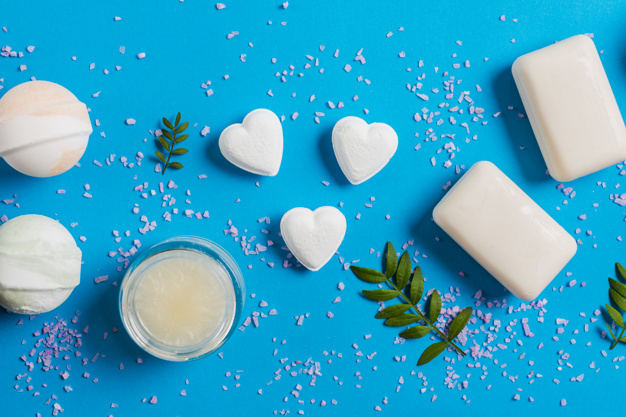
#> input picture Image Processing in Python/images/chapter2/soaps_image.jpg, 626 x 417 px
$ jupyter execute --allow-errors 'Filters, Contrast, Transformation and Morphology.ipynb'   (older library calls are emulated)
#> lines starting #> are read from the running program, lines starting #| are printed output that depends on the picture; after the words box and inside, x2 and y2 are one past the last pixel; in counts of white or black regions, pixels touching at a corner belong together
# <center>Filters, Contrast, Transformation and Morphology</center>

# libraries

[cell 1]
from skimage import color, data, filters , measure
from skimage.color import rgb2gray
import matplotlib.pyplot as plt
import warnings
warnings.simplefilter(action='ignore', category=FutureWarning)
import numpy as np

[cell 2]
def show_image(image, title='Image', cmap_type='gray'):
    plt.imshow(image, cmap=cmap_type)
    plt.title(title)
    plt.axis('off')
    plt.show()

[cell 3]
def plot_comparison(original, filtered, title_filtered,title_original='original'):
    fig, (ax1, ax2) = plt.subplots(ncols=2, figsize=(10, 10), sharex=True,
    sharey=True)
    ax1.imshow(original, cmap=plt.cm.gray)
    ax1.set_title(title_original)
    ax1.axis('off')
    ax2.imshow(filtered, cmap=plt.cm.gray)
    ax2.set_title(title_filtered)
    ax2.axis('off')

[cell 4]
def plot_contrast(org_image,eq_image):
    fig, ax = plt.subplots(nrows=2,ncols=2, figsize=(8, 8))
    ax[0,0].imshow(org_image,cmap=plt.cm.gray)
    ax[0,0].set_title('original')
    ax[0,0].axis('off')

    ax[0,1].hist(org_image.ravel(), bins=256)
    ax[0,1].set_title('Histogram of image')


    # Show the resulting image
    ax[1,0].imshow(eq_image,cmap=plt.cm.gray)
    ax[1,0].set_title('after costrast by equalization')
    ax[1,0].axis('off')

    ax[1,1].hist(eq_image.ravel(), bins=256)
    ax[1,1].set_title('Equalization Histogram')

# Filters
## uses of filter
- Enhancing an image
- Emphasize or remove features
- Smoothing
- Sharpening
- Edge detection

## Edge detection

### Sobel filter
detect edges in an image by applying the Sobel filter.

[cell 5]
# Import the filters module and sobel function
from skimage.filters import sobel

# Make the image grayscale
soaps_image=plt.imread('./images/chapter2/soaps_image.jpg')
#> soaps_image is the input picture: shape (417, 626, 3); mean R, G, B 56.5, 165.4, 199.6
soaps_imagegray= color.rgb2gray(soaps_image)

# Apply edge detection filter
edge_sobel = sobel(soaps_imagegray)

# Show original and resulting image to compare
plot_comparison(soaps_image,edge_sobel,"edge_sobel")

## Smoothing
### Guassian filter
Guassian filter is blurring the image and removing the noise.

[cell 6]
# reduce the sharpness of an image of a building

# Import Gaussian filter
from skimage.filters import gaussian

building_image=plt.imread('./images/chapter2/building_image.jpg')
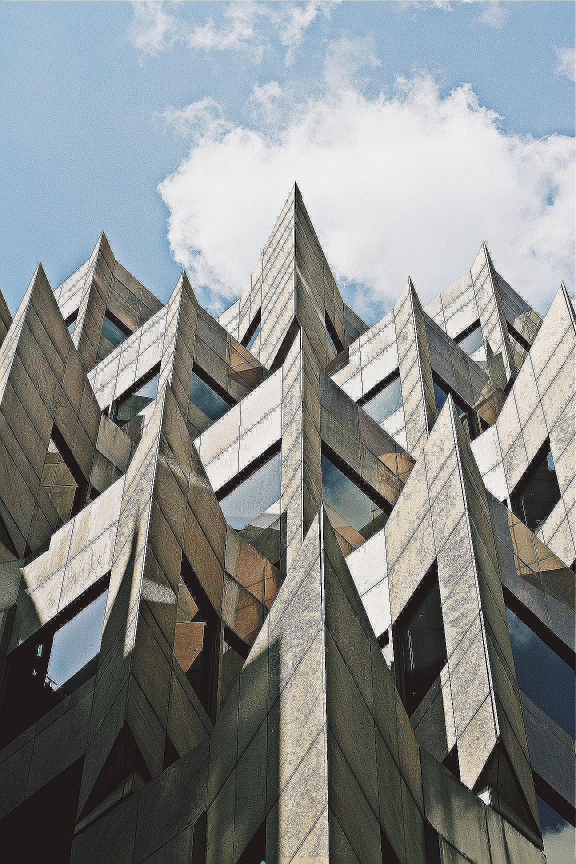
#> input picture Image Processing in Python/images/chapter2/building_image.jpg, 1152 x 1728 px (shown at 1/2 size)
#> building_image is the input picture: shape (1728, 1152, 3); mean R, G, B 136.2, 139.8, 139.3
# Apply filter
gaussian_image = gaussian(building_image,multichannel=True) #multichannel=True if image colored

# Show original and resulting image to compare
plot_comparison(building_image,gaussian_image,"Reduced sharpness Gaussian")

# Transformations
## Rotate

[cell 7]
image_cat=plt.imread('./images/chapter2/image_cat.jpg')
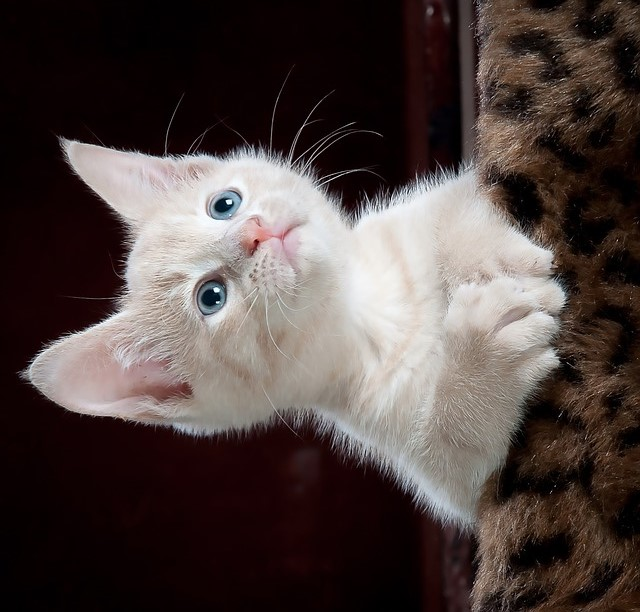
#> input picture Image Processing in Python/images/chapter2/image_cat.jpg, 640 x 612 px
#> image_cat is the input picture: shape (612, 640, 3); mean R, G, B 78.6, 66.9, 64.4

# Import the module and the rotate and rescale functions
from skimage.transform import rotate, rescale

# Rotate the image 90 degrees clockwise
rotated_cat_image = rotate(image_cat, -90)

plot_comparison(image_cat,rotated_cat_image,"rotated_cat_image")

## Rescale

[cell 8]
# Rescale with anti aliasing
rescaled_with_aa = rescale(rotated_cat_image, 1/4, anti_aliasing=True, multichannel=True)

# Rescale without anti aliasing
rescaled_without_aa = rescaled_with_aa = rescale(rotated_cat_image, 1/4, anti_aliasing=False, multichannel=True)

# Show the resulting images
plot_comparison(rescaled_with_aa,rescaled_without_aa,
                "Transformed without anti aliasing","Transformed with anti aliasing")

### Enlarge

[cell 9]
# Import the module and function to enlarge images
from skimage.transform import rescale

# Import the data module
from skimage import data

# Load the image from data
rocket_image = data.rocket()
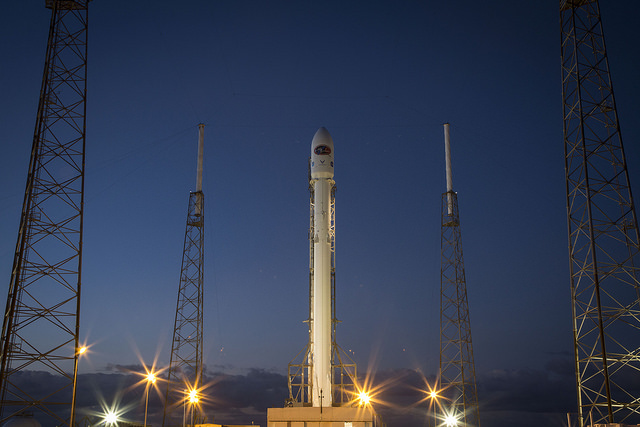
#> input picture skimage.data.rocket(), 640 x 427 px
#> rocket_image is the input picture: shape (427, 640, 3); mean R, G, B 52.3, 61.3, 82.3

# Enlarge the image so it is 3 times bigger
enlarged_rocket_image = rescale(rocket_image,3,  anti_aliasing=True, multichannel=True)

# Show original and resulting image
plot_comparison(rocket_image,enlarged_rocket_image,"3 times enlarged "," ")

## Resize

[cell 10]
dogs_banner=plt.imread('./images/chapter2/dogs_banner.jpg')
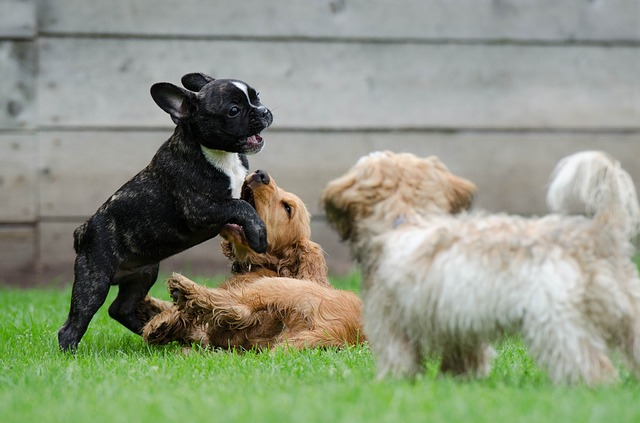
#> input picture Image Processing in Python/images/chapter2/dogs_banner.jpg, 640 x 423 px
#> dogs_banner is the input picture: shape (423, 640, 3); mean R, G, B 140.7, 147.6, 127.1

# Import the module and function
from skimage.transform import resize
# Set proportional height so its half its size
height = int( dogs_banner.shape[0] / 2)
#> height = 211
width = int( dogs_banner.shape[1] / 2)
#> width = 320

# Resize using the calculated proportional height and width
image_resized = resize(dogs_banner,(height, width),
                       anti_aliasing=True)

# Show the original and resized image
show_image(dogs_banner, f'Original,shape={dogs_banner.shape}')
show_image(image_resized, f'Resized image,shape={image_resized.shape}')

# Morphology
## Erosion

[cell 11]
upper_r_image=rgb2gray(plt.imread('./images/chapter2/r5.png'))
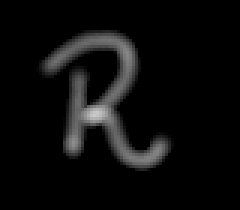
#> input picture Image Processing in Python/images/chapter2/r5.png, 80 x 70 px (shown 3 times larger)
#> upper_r_image: shape (70, 80) float32; min 0, max 0.784, mean 0.0469

# Import the morphology module
from skimage import morphology

# Obtain the eroded shape
eroded_image_shape = morphology.binary_erosion(upper_r_image)
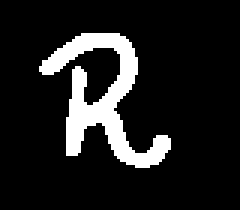
#> eroded_image_shape: shape (70, 80) bool (shown 3 times larger); 12.2% white; 1 white region, box (x1, y1, x2, y2) and area: (13, 11, 57, 56) 682

# See results
plot_comparison(upper_r_image,eroded_image_shape, 'Eroded image')

## Dilation

[cell 12]
world_image=rgb2gray(plt.imread('./images/chapter2/world_image_binary.jpg'))
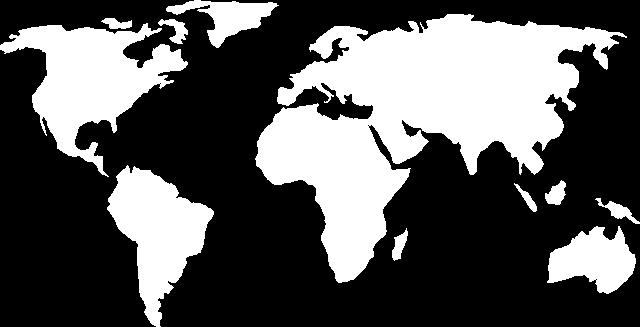
#> input picture Image Processing in Python/images/chapter2/world_image_binary.jpg, 640 x 327 px
#> world_image is the input picture: shape (327, 640); min 0, max 255, mean 87.7
# Import the module
from skimage import morphology

# Obtain the dilated image
dilated_image = morphology.binary_dilation(world_image)
#> dilated_image: shape (327, 640) bool; 44.4% white; 3 white regions, box (x1, y1, x2, y2) and area: (247, 7, 633, 289) 55058, (0, 0, 281, 327) 31351, (543, 191, 640, 297) 6433

# See results
plot_comparison(world_image,dilated_image, 'Dilated image')

----------------------------------------------------------------------------------------------
# Contrast enhancement

- **why Contrast enhancement?**
    - Image enhancement can be extremely useful in multiple areas.
    - Often medical images like this X-ray can have low contrast, making it hard to spot important details. When we improve the contrast,the details become more visible. It's definitely easier to spot things on this one!

- **Contrast**
    - The contrast is the measure of the spread of histogram (the dynamic range).
    - The contrast is the difference between the maximum and minimum pixel intensity in the image.
    - low contrast image has small difference between its dark and light pixel values.
    - usually skewed either to the right (being mostly light)
    - to the left (when is mostly dark)
    - located around the middle (mostly gray).

- **Enhance contrast**
    - We can enhance contrast through **contrast stretching** which is used to **stretch the histogram so the full range** of intensity values of the image is filled.
    - **histogram equalization**, that **spreads out the most frequent histogram intensity** values using probability distribution.

- **three types of histogram equalization**
    1. The standard
    2. the adaptive
    3. the limited adaptive

- In scikit-image we can apply standard histogram equalization, contrast stretching, and contrast limited adaptive as we can see in these images.

- We get a result that applying Histogram equalization, despite the increased contrast, doesn't look natural. In fact, it doesn't even look like the image has been enhanced at all.
- But if you look closer and compare the results, you will see that the adaptive method is not that intense, so it looks more natural.
> import the exposure module from scikit-image for all equalization methods.

## Histogram equalization
- Histogram equalization spreads out the most frequent intensity values.

trying to improve the tools of a hospital by pre-processing the X-ray images so that doctors have a higher chance of spotting relevant details.

#> (a cell that did not finish here is left out)

#> (a cell that did not finish here is left out)

-------------------------------------------------------------------------------------------
we will improve the quality of an aerial image of a city. The image has low contrast and therefore we can not distinguish all the elements in it.

#> (a cell that did not finish here is left out)

##  Adaptive Histogram Equalization
- **Adaptive Equalization**
    - Another type of histogram equalization is the adaptive one.
    - This method computes several histograms, each corresponding to a distinct part of the image, and uses them to redistribute the lightness values of the image histogram.
    - A type of this method is the **Contrastive Limited Adaptive Histogram Equalization(CLAHE)** which was developed to **prevent over-amplification of noise*** that adaptive histogram equalization can give rise to.


- **CLAHE (Contrastive Limited Adaptive Equalization)**
    - This is because it is not taking the global histogram of the entire image, but operates on small regions called tiles or neighborhoods.
    - It calculates the contrast transform function for each tile individually.
    - We pass the original image as first parameter and a clip_limit.
    - This clipping limit, is normalized between 0 and 1 (higher values give more contrast).

[cell 16]
# Import the necessary modules
from skimage import data, exposure

# Load the image
original_image = data.coffee()
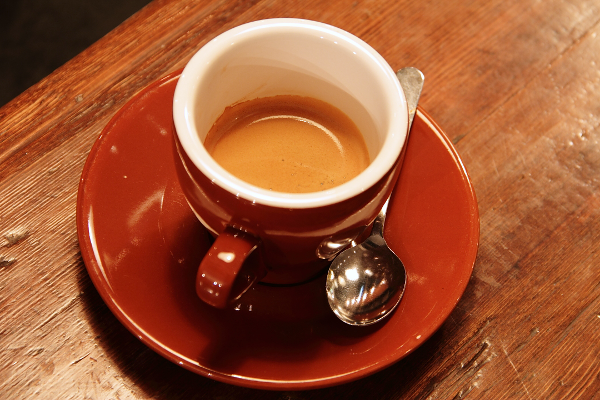
#> input picture skimage.data.coffee(), 600 x 400 px
#> original_image is the input picture: shape (400, 600, 3); mean R, G, B 158.6, 85.8, 51.5

# Apply the adaptive equalization on the original image
adapthist_eq_image = exposure.equalize_adapthist(original_image, clip_limit=0.03)
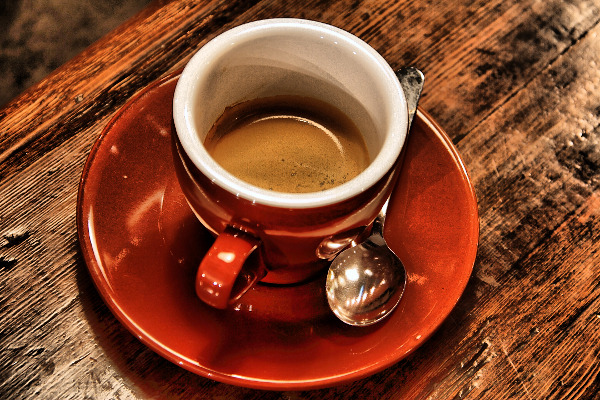
#> adapthist_eq_image: shape (400, 600, 3) float64; mean R, G, B 0.522, 0.277, 0.17

plot_contrast(original_image,adapthist_eq_image)
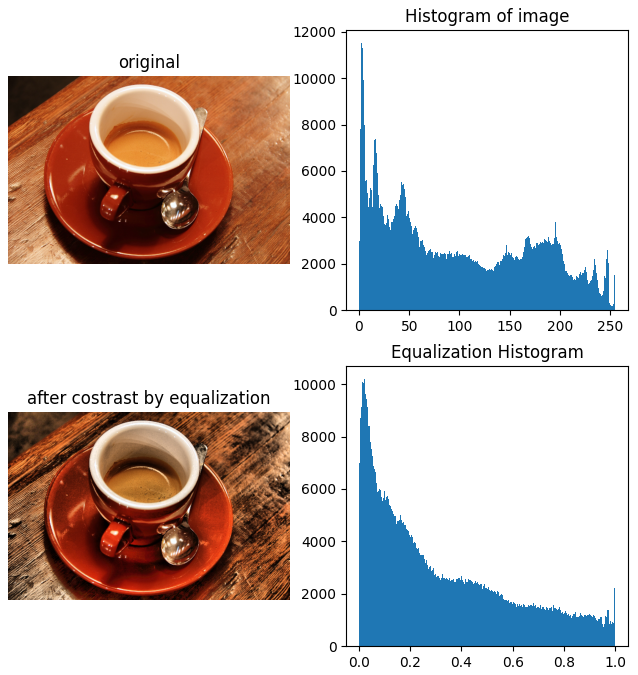
#> figure drawn by matplotlib, 4 panels; panel 2: tallest bar 11506 high, from x = 1.99 to 2.99; panel 4: tallest bar 10188 high, from x = 0.0195 to 0.0234
